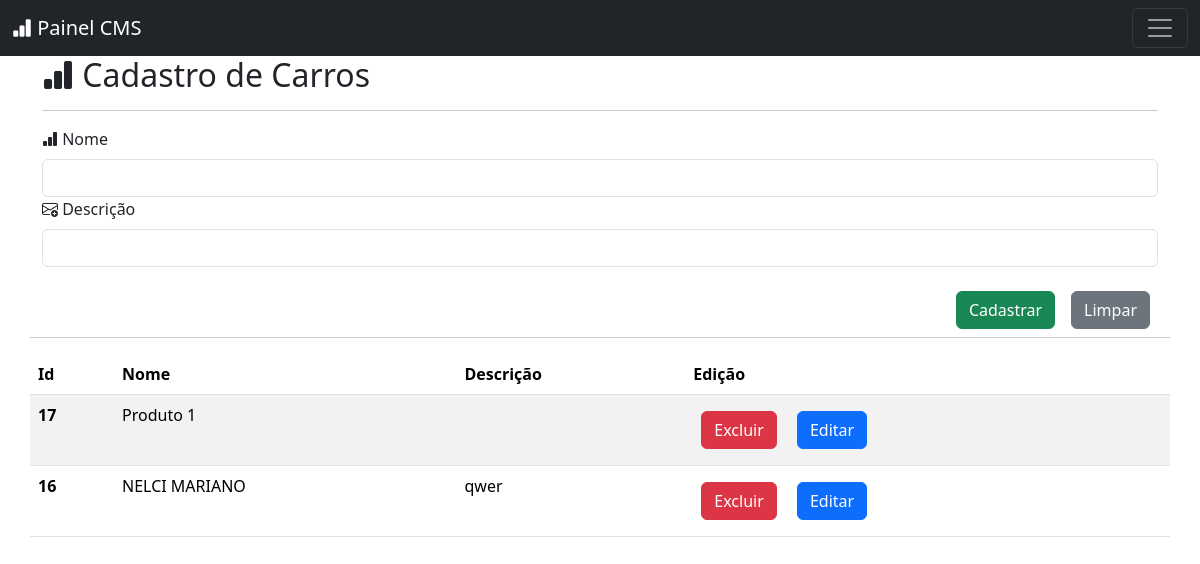
The app's page /admin/car/index.php (signed in) with its own data.
### tables this page shows
CREATE TABLE `car` (
  `id` int(11) NOT NULL,
  `name` varchar(255) NOT NULL,
  `description` text NOT NULL,
  `status` int(11) NOT NULL
);

### _class/model.class.php (called while the page is built, shortened)
<?php
class Model
{
    private $pdo;
    private $table;
    public function __construct($pdo, $table)
    {
        $this->pdo = $pdo;
        $this->table = $table;
    }
    public function selectAll()
    {
        try {
            $sql = "SELECT * FROM $this->table order by id DESC ";
            $sth = $this->pdo->query($sql);
            return $sth->fetchAll(PDO::FETCH_ASSOC);
        } catch (PDOException $e) {
            throw new Exception('Database error: ' . $e->getMessage());
        }
        return [];
    }
}

### admin/car/index.php (the view, shortened to what this page needs)
<?php
include '../../conn/conect.php';
include '../../_class/model.class.php';
?>
<!DOCTYPE html>
<html lang="en">
<head>
    <link href="https://cdn.jsdelivr.net/npm/bootstrap@5.3.3/dist/css/bootstrap.min.css" rel="stylesheet">
    <link rel="stylesheet" href="https://cdn.jsdelivr.net/npm/bootstrap-icons@1.11.3/font/bootstrap-icons.min.css">
    <link rel="stylesheet" href="https://cdn.jsdelivr.net/npm/sweetalert2@11/dist/sweetalert2.min.css">
</head>
<body>
    <?php
    include '../inc/menu.php';
    ?>
    <div class="container">
        <div class="row">
            <div class="col-12">
                <h2 class="fs-2"><i class="bi bi-bar-chart-fill"></i> Cadastro de Carros</h2>
                <hr>
                <form action="insert.php" method="post" enctype="multipart/form-data" class="d-flex flex-column">
                    <div class="form-group">
                        <label class="form-label"> <i class="bi bi-bar-chart-fill"></i> Nome</label>
                        <input class="form-control" type="text" name="name">
                    </div>
                    <div class="form-group">
                        <label class="form-label"> <i class="bi bi-envelope-plus"></i> Descrição </label>
                        <input class="form-control" type="text" name="description">
                    </div>
                    <div class="d-flex justify-content-end mt-3">
                        <button type="submit" class="btn btn-success m-2">Cadastrar</button>
                        <button type="reset" class="btn btn-secondary m-2">Limpar</button>
                    </div>
                </form>
            </div>
            <hr>
            <table class="table table-striped">
                <thead>
                    <tr>
                        <th scope="col">Id</th>
                        <th scope="col">Nome</th>
                        <th scope="col" class="d-none d-md-table-cell">Descrição</th>
                        <th scope="col">Edição</th>
                    </tr>
                </thead>
                <tbody>
                    <?php
                    try {
                        $Model = new Model($pdo, 'car');
                        $data = $Model->selectAll();
                        foreach ($data as $registers) :
                            extract($registers);
                    ?>
                            <tr>
                                <th scope="row"><?= $id ?></th>
                                <td><?= $name ?></td>
                                <td class="d-none d-md-table-cell"><?= $description ?></td>
                                <td>
                                    <button class="btn btn-danger m-2 btn-delete" data-id="<?= $id; ?>">Excluir</button>
                                    <a class="btn btn-primary m-2" href="<?= $base; ?>/admin/car/form-update.php?id=<?= $id; ?>"> Editar </a>
                                </td>
                            </tr>
                    <?php
                        endforeach;
                    } catch (PDOException $e) {
                        echo 'error ' . $e->getMessage();
                    }
                    ?>
                </tbody>
            </table>
        </div>
    </div>
</body>
</html>

### records on screen
car: id "17", name "Produto 1"
car: id "16", name "NELCI MARIANO", description "qwer"
